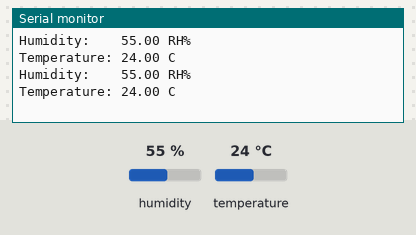
Bench run of a sketch on a simulated Arduino Uno, built with avr-gcc and run on an emulated ATmega328P. Shown: the last lines printed to the serial monitor. The test bench sets the inputs (shaded band); at power-on: humidity 55 %, temperature 24 °C.

Above: at 2.2 s.
2.3 s: humidity set to 22 %
At 3.6 s:
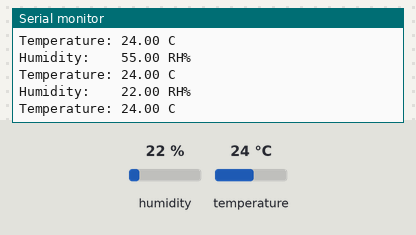
3.8 s: temperature set to 12 °C
At 5.0 s:
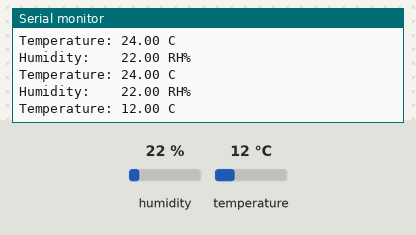
5.3 s: humidity set to 40 %
At 5.3 s:
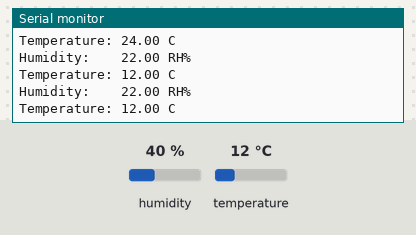
Timing chart, 0 to 8.3 s (numbered marks = the images above; inputs shaded):
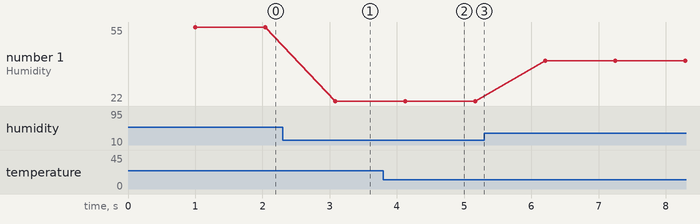

The sketch:

sensor-si7021-arduino.ino
```cpp
#include "Adafruit_Si7021.h"

Adafruit_Si7021 sensor = Adafruit_Si7021();

void setup() {
  Serial.begin(9600);

  if (!sensor.begin()) {
    Serial.println("Did not find Si7021 sensor!");
    while (true) {}
  }

  delay(1000);
}

void loop() {
  Serial.print("\nHumidity:    ");
  Serial.print(sensor.readHumidity());
  Serial.println(" RH%");

  Serial.print("Temperature: ");
  Serial.print(sensor.readTemperature());
  Serial.println(" C");

  delay(1000);
}
```

Measured:
- after the input at 2.3 s, the serial monitor: prints a new line after 0.78 s (image 1)
- after the input at 3.8 s, the serial monitor: prints a new line after 0.36 s (image 2)
- plotted number 1: 55 → 22 after the input at 2.3 s, 22 → 40 after the input at 5.3 s
